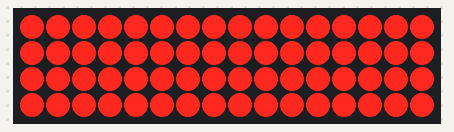
The program below on a simulated ESP32. Shown: 16×4 LED matrix. Wiring (inferred from the names in the program): LED cube drawn one layer per row (orientation assumed): layers GPIO 26, GPIO 25, GPIO 33, GPIO 32; columns GPIO 16, GPIO 15, GPIO 2, GPIO 4, GPIO 17, GPIO 3, GPIO 5, GPIO 18, GPIO 19, GPIO 21, GPIO 22, GPIO 23, GPIO 13, GPIO 12, GPIO 14, GPIO 27. WiFi joins after 1.5 s; servers stay silent unless stated; no MQTT or app messages arrive unless stated; what the program prints to the serial monitor is not drawn.

Above: at 12.2 s.

The program:

main.cpp
```cpp
#include <Arduino.h>
#include <PubSubClient.h>
#include <WiFi.h>

// Constants
#define CUBESIZE 4
#define PLANESIZE CUBESIZE * CUBESIZE
#define PLANETIME 3333
#define TIMECONST 103
#define DEFAULT_DISPLAY_TIME 100

// Function prototypes
void handleLEDCube();
void handleMQTT();
void updatePatternTable(byte *payload, unsigned int length);
void reconnect();
void callback(char *topic, byte *payload, unsigned int length);

const unsigned char PROGMEM DefaultPatternTable[] = {
    // Default pattern data
    B1111,B1111,B1111,B1111, B1111, B1111, B1111, B1111, B1111, B1111, B1111, B1111, B1111, B1111, B1111, B1111, DEFAULT_DISPLAY_TIME,
};

unsigned char PatternTable[PLANESIZE];
int LEDPin[] = {16, 15, 2, 4, 17, 3, 5, 18, 19, 21, 22, 23, 13, 12, 14, 27};
// int LEDPin[] = {35, 15, 2, 4, 34, 26, 5, 18, 19, 21, 22, 23, 13, 12, 14, 27};
int PlanePin[] = {26, 25, 33, 32}; // You may need to adjust these pin numbers

// MQTT Configuration
const char *ssid = "Totalplay-E0AA";
const char *password = "E0AA8EFAPEtfV2S7";
const char *mqttServer = "mqtt.smarttransit.online";
const int mqttPort = 1883;
const char *mqttUsername = "ESP32Client";
const char *mqttPassword = "";

WiFiClient espClient;
PubSubClient client(espClient);

void setup()
{
    Serial.begin(115200);

    // WiFi setup
    WiFi.begin(ssid, password);
    while (WiFi.status() != WL_CONNECTED)
    {
        delay(1000);
        Serial.println("Conectando a la red Wi-Fi...");
    }
    Serial.println("Conexión Wi-Fi establecida");
    Serial.print("Dirección IP asignada: ");
    Serial.println(WiFi.localIP());

    // Initialize PatternTable with default values
    memcpy_P(PatternTable, DefaultPatternTable, sizeof(DefaultPatternTable));

    // LED Cube setup
    int pin;
    for (pin = 0; pin < PLANESIZE; pin++)
    {
      Serial.print("Configuring LEDPin ");
      Serial.println(LEDPin[pin]);
      pinMode(LEDPin[pin], OUTPUT);
    }
    for (pin = 0; pin < CUBESIZE; pin++)
    {
      Serial.print("Configuring PlanePin ");
      Serial.println(PlanePin[pin]);
       pinMode(PlanePin[pin], OUTPUT);
    }
  delay(10000);
    // MQTT setup
    client.setServer(mqttServer, mqttPort);
    client.setCallback(callback);

    while (!client.connected())
    {
        Serial.println("Conectando al servidor MQTT...");
        if (client.connect("ESP32Client", mqttUsername, mqttPassword))
        {
            Serial.println("Conexión MQTT establecida");
            client.subscribe("/test/topic");
        }
        else
        {
            Serial.print("Error al conectar al servidor MQTT. Código de error: ");
            Serial.println(client.state());
            delay(2000);
        }
    }
}

void loop()
{
    handleLEDCube();
    handleMQTT();
}

void handleLEDCube()
{
    byte PatternBuf[PLANESIZE];
    int PatternIdx;
    byte DisplayTime;
    unsigned long EndTime;
    int plane;
    int patbufidx;
    int ledrow;
    int ledcol;
    int ledpin;

    PatternIdx = 0;
    do
    {
        memcpy_P(PatternBuf, PatternTable + PatternIdx, PLANESIZE);
        PatternIdx += PLANESIZE;
        DisplayTime = pgm_read_byte_near(PatternTable + PatternIdx++);
        EndTime = millis() + ((unsigned long)DisplayTime) * TIMECONST;

        while (millis() < EndTime)
        {
            patbufidx = 0;
            for (plane = 0; plane < CUBESIZE; plane++)
            {
                Serial.print("Setting PlanePin ");
                Serial.println(PlanePin[plane]);
                if (plane == 0)
                {
                    digitalWrite(PlanePin[CUBESIZE - 1], HIGH);
                }
                else
                {
                    digitalWrite(PlanePin[plane - 1], HIGH);
                }

                ledpin = 0;
                for (ledrow = 0; ledrow < CUBESIZE; ledrow++)
                {
                    for (ledcol = 0; ledcol < CUBESIZE; ledcol++)
                    {
                        digitalWrite(LEDPin[ledpin++], PatternBuf[patbufidx] & (1 << ledcol));
                    }
                    patbufidx++;
                }

                digitalWrite(PlanePin[plane], LOW);
                delayMicroseconds(PLANETIME);
            }
        }
    } while (DisplayTime > 0);
}

void handleMQTT()
{
    if (!client.connected())
    {
        reconnect();
    }
    client.loop();
}

void updatePatternTable(byte *payload, unsigned int length)
{
    // Update PatternTable with the received payload
    for (int i = 0; i < length; i++)
    {
        if (payload[i] == ',')
        {
            break; // Stop processing payload when a comma is encountered
        }
        else if (payload[i] == 'B' || payload[i] == '0' || payload[i] == '1')
        {
            // Only consider 'B', '0', and '1', ignore other characters
            PatternTable[i] = payload[i];
        }
    }

    // Print the updated PatternTable
    Serial.print("PatternTable updated: ");
    for (int i = 0; i < sizeof(PatternTable); i++)
    {
        Serial.print(PatternTable[i]);
    }
    Serial.println();

    Serial.println();
}

void callback(char *topic, byte *payload, unsigned int length)
{
    Serial.print("Mensaje recibido en el tema: ");
    Serial.println(topic);
    Serial.print("Contenido del mensaje: ");

    // Call the updatePatternTable function
    updatePatternTable(payload, length);
}
void reconnect()
{
    while (!client.connected())
    {
        Serial.println("Reconectando al servidor MQTT...");
        if (client.connect("ESP32Client", mqttUsername, mqttPassword))
        {
            Serial.println("Conexión MQTT establecida");
            client.subscribe("/test/topic");
        }
        else
        {
            Serial.print("Error al conectar al servidor MQTT. Código de error: ");
            Serial.println(client.state());
            delay(2000);
        }
    }
}
```
